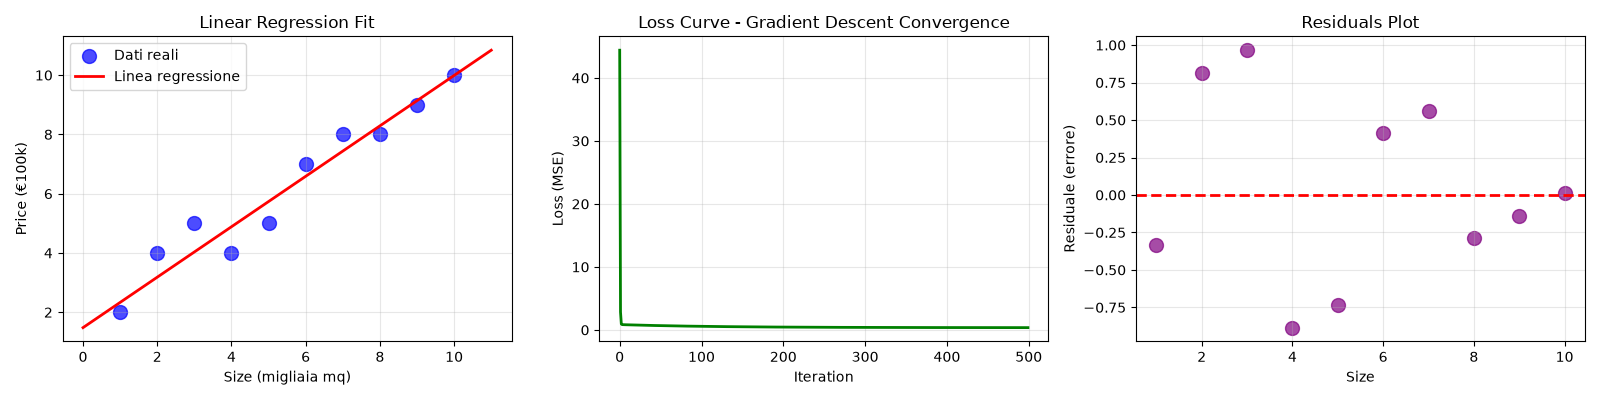

Here is the Python script that generated this plot:
import numpy as np
import matplotlib.pyplot as plt

print("="*60)
print("WEEK 3 - LINEAR REGRESSION DA ZERO")
print("="*60)

np.random.seed(42)
X = np.array([1, 2, 3, 4, 5, 6, 7, 8, 9, 10]).reshape(-1, 1)
y = np.array([2, 4, 5, 4, 5, 7, 8, 8, 9, 10])

print(f"\n1️⃣ DATASET:")
print(f"  X (Size): {X.flatten()}")
print(f"  y (Price): {y}")

class LinearRegression:
    def __init__(self, learning_rate=0.01, iterations=1000):
        self.learning_rate = learning_rate
        self.iterations = iterations
        self.m = 0
        self.b = 0
        self.losses = []
    
    def calculate_loss(self, X, y, predictions):
        '''MSE - Mean Squared Error'''
        return np.mean((y - predictions) ** 2)
    
    def fit(self, X, y):
        '''Addestra il modello'''
        n = len(X)
        for i in range(self.iterations):
            predictions = self.m * X.flatten() + self.b
            errors = y - predictions
            loss = self.calculate_loss(X, y, predictions)
            self.losses.append(loss)
            dm = (-2/n) * np.sum(X.flatten() * errors)
            db = (-2/n) * np.sum(errors)
            self.m -= self.learning_rate * dm
            self.b -= self.learning_rate * db
            if (i + 1) % 100 == 0:
                print(f"  Iteration {i+1}: Loss = {loss:.4f}")
    
    def predict(self, X):
        '''Fa previsioni'''
        return self.m * X.flatten() + self.b

print(f"\n2️⃣ TRAINING (Gradient Descent):")
model = LinearRegression(learning_rate=0.01, iterations=500)
model.fit(X, y)

print(f"\n3️⃣ RISULTATI FINALI:")
print(f"  m (pendenza): {model.m:.4f}")
print(f"  b (intercetta): {model.b:.4f}")
print(f"  Loss finale: {model.losses[-1]:.4f}")

X_test = np.array([5.5, 7.5, 11]).reshape(-1, 1)
predictions = model.predict(X_test)
print(f"\n4️⃣ PREVISIONI SU NUOVI DATI:")
for x_val, pred in zip(X_test.flatten(), predictions):
    print(f"  Size {x_val} → Price €{pred*100:.0f}k")

print(f"\n📊 CREANDO GRAFICI...")
fig, axes = plt.subplots(1, 3, figsize=(16, 4))

axes[0].scatter(X, y, color='blue', s=100, label='Dati reali', alpha=0.7)
X_line = np.linspace(0, 11, 100).reshape(-1, 1)
y_line = model.predict(X_line)
axes[0].plot(X_line, y_line, color='red', linewidth=2, label='Linea regressione')
axes[0].set_xlabel('Size (migliaia mq)')
axes[0].set_ylabel('Price (€100k)')
axes[0].set_title('Linear Regression Fit')
axes[0].legend()
axes[0].grid(True, alpha=0.3)

axes[1].plot(model.losses, color='green', linewidth=2)
axes[1].set_xlabel('Iteration')
axes[1].set_ylabel('Loss (MSE)')
axes[1].set_title('Loss Curve - Gradient Descent Convergence')
axes[1].grid(True, alpha=0.3)

predictions_train = model.predict(X)
residuals = y - predictions_train
axes[2].scatter(X, residuals, color='purple', s=100, alpha=0.7)
axes[2].axhline(y=0, color='red', linestyle='--', linewidth=2)
axes[2].set_xlabel('Size')
axes[2].set_ylabel('Residuale (errore)')
axes[2].set_title('Residuals Plot')
axes[2].grid(True, alpha=0.3)

plt.tight_layout()
plt.savefig('week3_linear_regression.png', dpi=100)
print("✅ Grafici salvati come 'week3_linear_regression.png'")
plt.show()

print("\n" + "="*60)
print("LINEAR REGRESSION COMPLETATA!")
print("MILESTONE: ML FUNDAMENTALS RAGGIUNTI ✅")
print("="*60)
